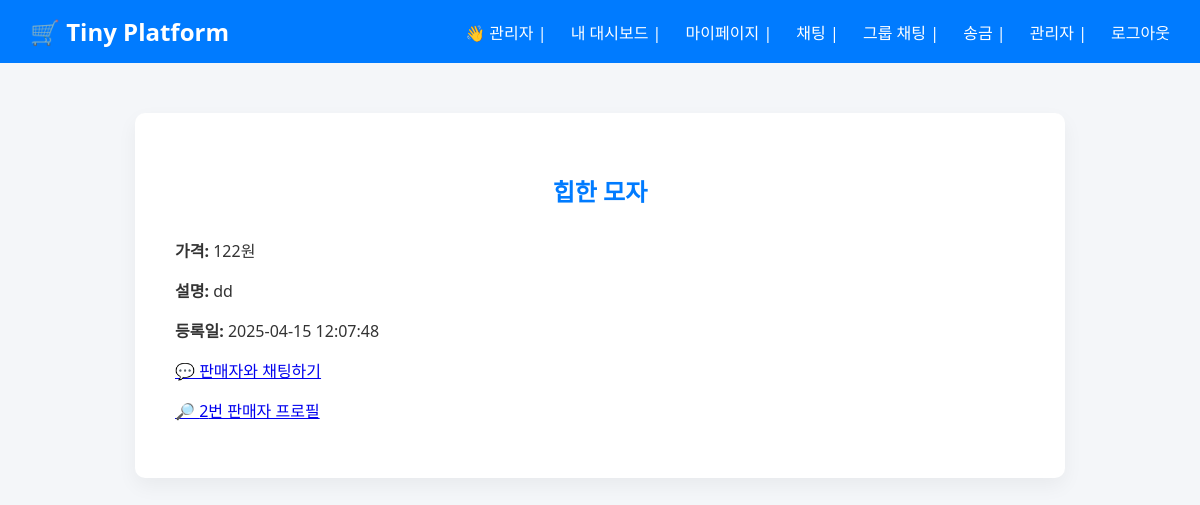
/product/2 (signed in), run on the app's committed database.
### tables this page shows
CREATE TABLE products (
                id INTEGER PRIMARY KEY AUTOINCREMENT,
                name TEXT NOT NULL,
                description TEXT,
                price INTEGER,
                seller_id INTEGER,
                is_blocked INTEGER DEFAULT 0,
                created_at TIMESTAMP DEFAULT CURRENT_TIMESTAMP,
                buyer_id INTEGER
            );

### app.py (the view)
@app.route("/product/<int:product_id>")
def view_product(product_id):
    with sqlite3.connect(DB_NAME) as conn:
        product = conn.execute("SELECT * FROM products WHERE id = ?", (product_id,)).fetchone()
    return render_template("view_product.html", product=product)

### templates/view_product.html (shortened to what this page needs)
{% extends "base.html" %}
{% block content %}
<h2>{{ product[1] }}</h2>
<p><strong>가격:</strong> {{ product[3] }}원</p>
<p><strong>설명:</strong> {{ product[2] or "설명이 없습니다." }}</p>
<p><strong>등록일:</strong> {{ product[6] }}</p>
{% if session.get("user_id") and product[4] != session["user_id"] and not product[7] %}
<p>
  <a class="btn" href="{{ url_for('chat', user_id=product[4]) }}">💬 판매자와 채팅하기</a>
</p>
<p>
  <a href="{{ url_for('view_user', user_id=product[4]) }}">🔎 {{ product[4] }}번 판매자 프로필</a>
</p>
{% endif %}
{% endblock %}

### static/style.css (style rules this page uses)
body { margin: 0; padding: 0; font-family: 'Segoe UI', 'Helvetica', 'Apple SD Gothic Neo', sans-serif; background-color: #f4f6f9; color: #333; }
h2 { text-align: center; color: #007bff; margin-bottom: 30px; }

### data on the page
products: name "힙한 모자", price "122", description "dd", created_at "2025-04-15 12:07:48", seller "2"

### other printed values
{{ session["username"] }} "관리자"
